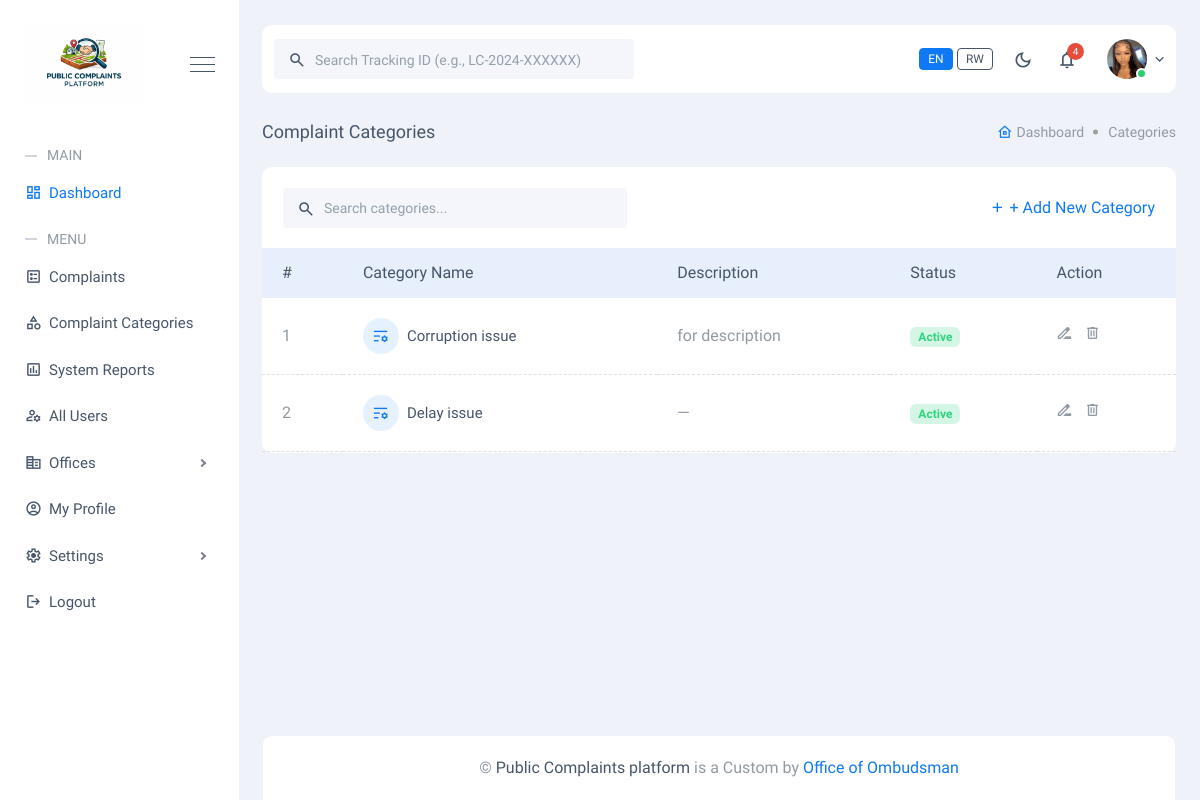
The app's page /administrator/categories/ (signed in), older data.
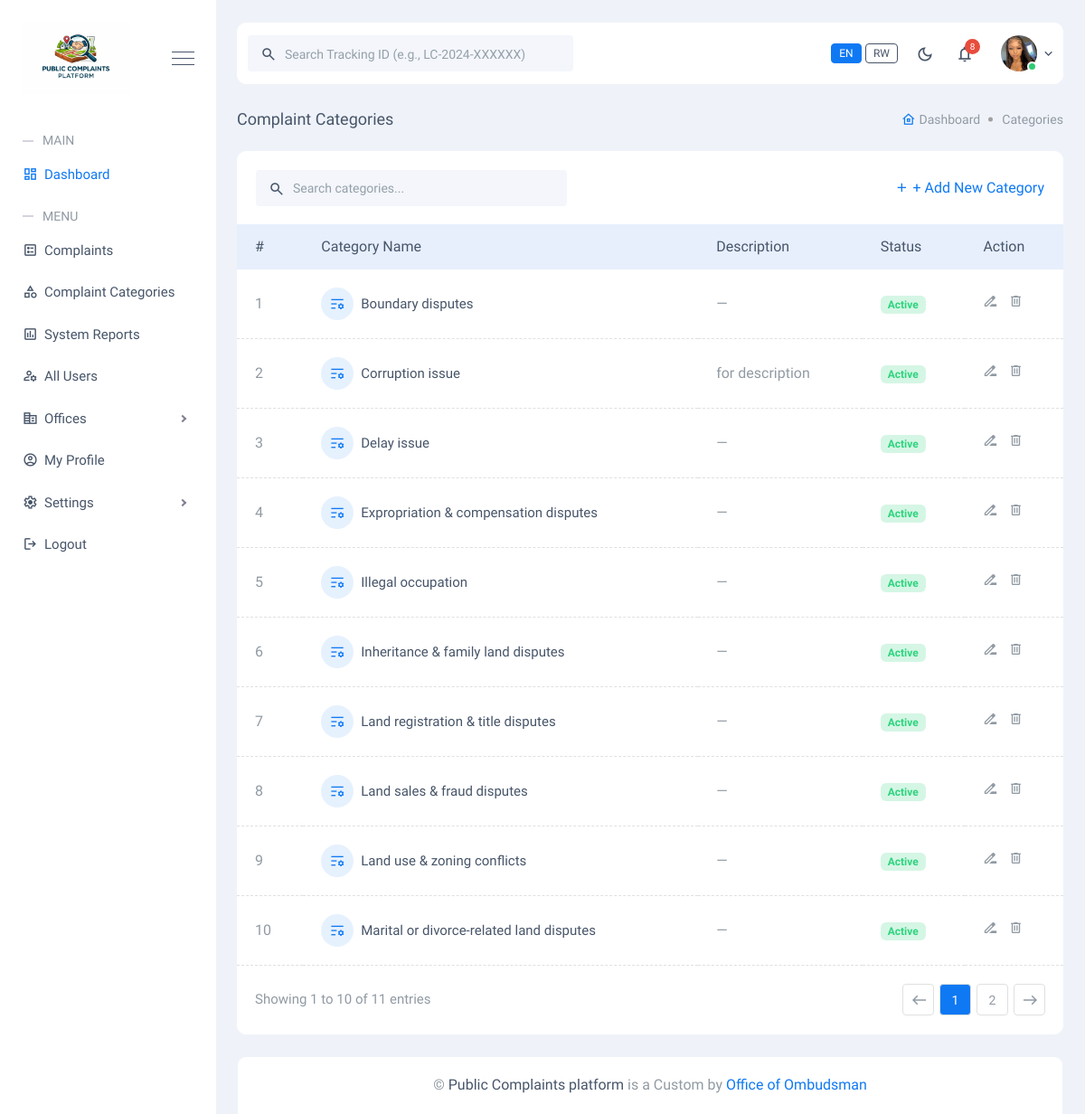
The same page, newer data.
### administrator/models.py (models this page shows, shortened)
class ComplaintCategory(models.Model):
    name = models.CharField(max_length=200, unique=True)
    description = models.TextField(blank=True)
    is_active = models.BooleanField(default=True)
    created_at = models.DateTimeField(auto_now_add=True)
    class Meta:
        ordering = ['name']
        verbose_name = 'Complaint Category'
        verbose_name_plural = 'Complaint Categories'

### administrator/views.py (the view)
# urls.py: path('administrator/categories/', views.category_list, name='category_list'),
@login_required
@administrator_required
def category_list(request):
    from django.core.paginator import Paginator
    q = request.GET.get('q', '').strip()
    categories_qs = ComplaintCategory.objects.all()
    if q:
        categories_qs = categories_qs.filter(name__icontains=q)
    paginator = Paginator(categories_qs, 10)
    page = request.GET.get('page', 1)
    categories = paginator.get_page(page)
    return render(request, 'categories/category_list.html', {'categories': categories})

### accounts/models.py (called while the page is built)
    @property
    def is_administrator(self):
        return self.user_type == self.ADMINISTRATOR

### administrator/templates/categories/category_list.html (shortened to what the changed rows need)
{% extends 'base.html' %}
{% load static %}
{% block content %}
<div class="main-content-container overflow-hidden">
    <div class="card bg-white rounded-10 border border-white mb-4">
        <div class="default-table-area mx-minus-1 style-two">
            <div class="table-responsive">
                <table class="table align-middle">
                    <thead>
                        <tr>
                            <th class="fw-medium" scope="col" data-en="#" data-rw="#">#</th>
                            <th class="fw-medium" scope="col" data-en="Category Name" data-rw="Izina ry'Icyiciro">
                                Category Name</th>
                            <th class="fw-medium" scope="col" data-en="Description" data-rw="Ibisobanuro">Description
                            </th>
                            <th class="fw-medium" scope="col" data-en="Status" data-rw="Imiterere">Status</th>
                            <th class="fw-medium text-start" scope="col" data-en="Action" data-rw="Ibikorwa">Action</th>
                        </tr>
                    </thead>
                    <tbody class="style-two">
                        {% for category in categories %}
                        <tr>
                            <td class="text-body">{{ forloop.counter }}</td>
                            <td>
                                <div class="d-flex align-items-center">
                                    <div class="bg-primary bg-opacity-10 rounded-circle d-inline-flex align-items-center justify-content-center flex-shrink-0"
                                        style="width: 36px; height: 36px;">
                                        <i class="ri-list-settings-line text-primary fs-16"></i>
                                    </div>
                                    <div class="flex-grow-1 ms-2">
                                        <h3 class="fw-medium mb-0 fs-15">{{ category.name }}</h3>
                                    </div>
                                </div>
                            </td>
                            <td class="text-body text-truncate" style="max-width: 300px;">{{category.description|default:"—" }}</td>
                            <td>
                                {% if category.is_active %}
                                <span class="badge bg-success-subtle text-success px-2 py-1" data-en="Active"
                                    data-rw="Irakora">Active</span>
                                {% else %}
                                <span class="badge bg-danger-subtle text-danger px-2 py-1" data-en="Inactive"
                                    data-rw="Itirakora">Inactive</span>
                                {% endif %}
                            </td>
                            <td>
                                <div class="d-flex justify-content-start" style="gap: 12px;">
                                    <a href="{% url 'category_update' category.pk %}"
                                        class="bg-transparent p-0 border-0 hover-text-success" title="Edit">
                                        <i
                                            class="material-symbols-outlined fs-16 fw-normal text-body">drive_file_rename_outline</i>
                                    </a>
                                    <a href="{% url 'category_delete' category.pk %}"
                                        class="bg-transparent p-0 border-0 hover-text-danger" title="Delete">
                                        <i class="material-symbols-outlined fs-16 fw-normal text-body">delete</i>
                                    </a>
                                </div>
                            </td>
                        </tr>
                        {% endfor %}
                    </tbody>
                </table>
            </div>
            {% if categories.has_other_pages %}
            <div
                class="d-flex justify-content-center justify-content-sm-between align-items-center text-center flex-wrap gap-2 showing-wrap p-20">
                <span class="fs-15">
                    Showing {{ categories.start_index }} to {{ categories.end_index }} of {{ categories.paginator.count }} entries
                </span>
                <nav aria-label="Categories pagination" class="custom-pagination">
                    <ul class="pagination mb-0 justify-content-center">
                        <li class="page-item {% if not categories.has_previous %}disabled{% endif %}">
                            <a class="page-link icon"
                                href="?page={% if categories.has_previous %}{{ categories.previous_page_number }}{% else %}1{% endif %}{% if request.GET.q %}&q={{ request.GET.q }}{% endif %}">
                                <i class="material-symbols-outlined">west</i>
                            </a>
                        </li>
                        {% for num in categories.paginator.page_range %}
                        <li class="page-item">
                            <a class="page-link {% if categories.number == num %}active{% endif %}"
                                href="?page={{ num }}{% if request.GET.q %}&q={{ request.GET.q }}{% endif %}">
                                {{ num }}
                            </a>
                        </li>
                        {% endfor %}
                        <li class="page-item {% if not categories.has_next %}disabled{% endif %}">
                            <a class="page-link icon"
                                href="?page={% if categories.has_next %}{{ categories.next_page_number }}{% else %}{{ categories.paginator.num_pages }}{% endif %}{% if request.GET.q %}&q={{ request.GET.q }}{% endif %}">
                                <i class="material-symbols-outlined">east</i>
                            </a>
                        </li>
                    </ul>
                </nav>
            </div>
            {% endif %}
        </div>
    </div>
</div>
{% endblock %}

### templates/header.html (shortened to what the changed rows need)
{% load static %}
<header class="header-area bg-white mb-4 rounded-10 border border-white" id="header-area">
    <div class="row align-items-center">
        <div class="col-md-6">
            <div class="right-header-content mt-3 mt-md-0">
                <ul
                    class="d-flex align-items-center justify-content-center justify-content-md-end ps-0 mb-0 list-unstyled">
                    <li class="header-right-item">
                        <div class="dropdown notifications noti">
                            <button aria-expanded="false" class="btn btn-secondary border-0 p-0 position-relative"
                                data-bs-toggle="dropdown" type="button">
                                <span class="material-symbols-outlined">
                                </span>
                                {% if unread_notifications_count > 0 %}
                                <span class="count bg-danger">{{ unread_notifications_count }}</span>
                                {% endif %}
                            </button>
                        </div>
                    </li>
                </ul>
            </div>
        </div>
    </div>
</header>

Row changes from the older to the newer data that the page shows:
added ComplaintCategory: name "Boundary disputes", description "—", is_active "Active"
added ComplaintCategory: name "Expropriation & compensation disputes", description "—", is_active "Active"
added ComplaintCategory: name "Illegal occupation", description "—", is_active "Active"
added ComplaintCategory: name "Inheritance & family land disputes", description "—", is_active "Active"
added ComplaintCategory: name "Land registration & title disputes", description "—", is_active "Active"
added ComplaintCategory: name "Land sales & fraud disputes", description "—", is_active "Active"
added ComplaintCategory: name "Land use & zoning conflicts", description "—", is_active "Active"
added ComplaintCategory: name "Marital or divorce-related land disputes", description "—", is_active "Active"
Text that changed along with them:
{{ unread_notifications_count }}: "4" → "8"
{{ categories.start_index }}: (not shown) → "1"
{{ categories.end_index }}: (not shown) → "10"
{{ categories.paginator.count }}: (not shown) → "11"
text now shown: "Showing to of entries"
new list line: "1"
new list line: "2"
